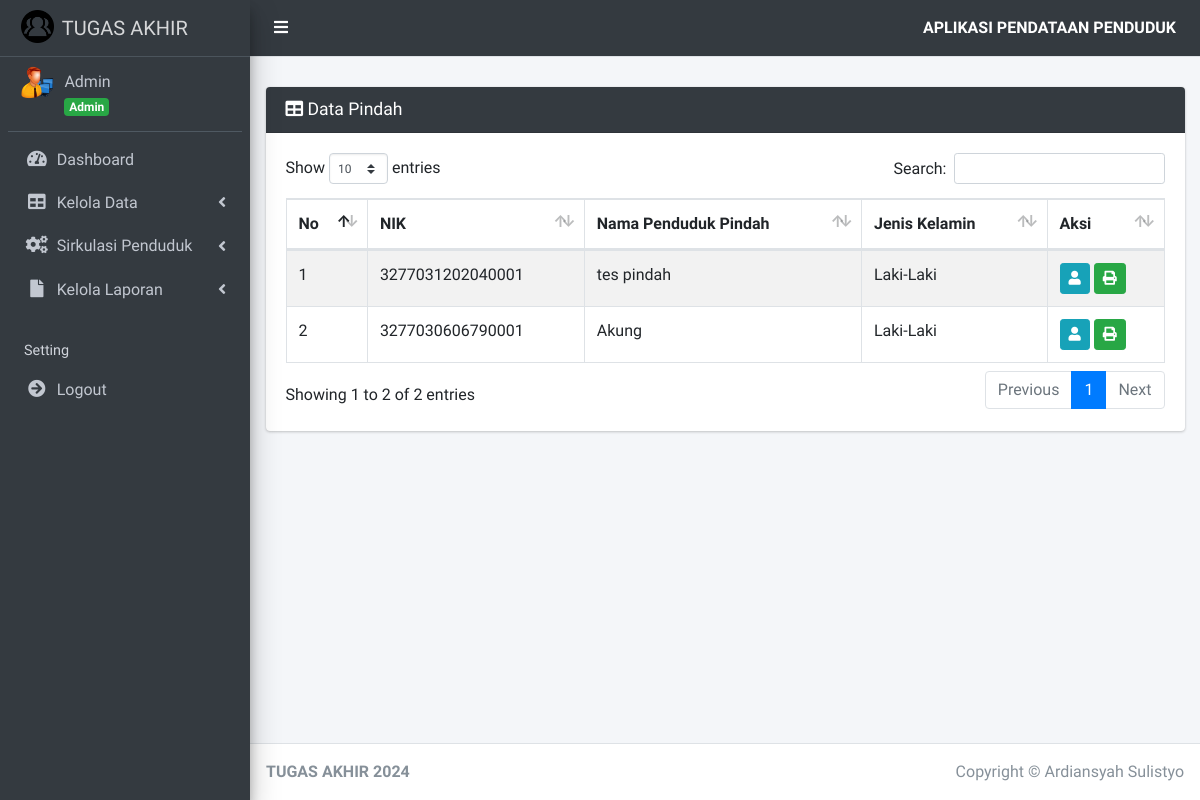
The app's page /index.php?page=pindah (signed in) with its own data.
### tables this page shows
CREATE TABLE `penduduk` (
  `id_penduduk` int(11) NOT NULL,
  `id_user` int(11) NOT NULL,
  `nik_penduduk` varchar(16) NOT NULL,
  `nama_penduduk` varchar(45) NOT NULL,
  `tempat_lahir_penduduk` varchar(30) NOT NULL,
  `tanggal_lahir_penduduk` date NOT NULL,
  `jenis_kelamin_penduduk` enum('Laki-Laki','Perempuan') NOT NULL,
  `alamat_penduduk` text NOT NULL,
  `desa_kelurahan_penduduk` varchar(30) NOT NULL,
  `kecamatan_penduduk` varchar(30) NOT NULL,
  `kabupaten_kota_penduduk` varchar(30) NOT NULL,
  `provinsi_penduduk` varchar(30) NOT NULL,
  `negara_penduduk` varchar(30) NOT NULL,
  `rt_penduduk` varchar(3) NOT NULL,
  `rw_penduduk` varchar(3) NOT NULL,
  `agama_penduduk` enum('Islam','Kristen','Katolik','Hindu','Buddha','Konghucu') NOT NULL,
  `pendidikan_terakhir_penduduk` varchar(20) NOT NULL,
  `pekerjaan_penduduk` varchar(20) NOT NULL,
  `status_perkawinan_penduduk` enum('Kawin','Tidak Kawin','Belum Kawin','Cerai') NOT NULL,
  `status` enum('Ada','Meninggal') NOT NULL,
  `status_keluarga` enum('Sudah Berkeluarga','Belum Berkeluarga','','') NOT NULL
);

### pages/pindah/index.php (the view, shortened to what this page needs)
<div class="card card-dark">
    <div class="card-header">
        <h3 class="card-title">
            <i class="fa fa-table"></i> Data Pindah
        </h3>
    </div>
    <div class="card-body">
        <div class="table-responsive">
            <table id="example1" class="table table-bordered table-striped">
                <thead>
                    <tr>
                        <th>No</th>
                        <th>NIK</th>
                        <th>Nama Penduduk Pindah</th>
                        <th>Jenis Kelamin</th>
                        <th>Aksi</th>
                    </tr>
                </thead>
                <tbody>
                    <?php
                    $no = 1;
                    $sql = $koneksi->query("SELECT * FROM `penduduk` JOIN `surat_pindah` ON `penduduk`.id_penduduk = `surat_pindah`.id_penduduk JOIN anggota_keluarga ON penduduk.id_penduduk=anggota_keluarga.id_penduduk");
                    foreach ($sql as $data_pindah) :
                    ?>
                        <tr>
                            <td><?= $no++ ?></td>
                            <td><?= $data_pindah['nik_penduduk'] ?></td>
                            <td><?= $data_pindah['nama_penduduk'] ?></td>
                            <td><?= $data_pindah['jenis_kelamin_penduduk'] ?></td>
                            <td>
                                <a href="?page=detail_pindah&id_penduduk=<?= $data_pindah['id_penduduk']; ?>" title="Detail" class="btn btn-info btn-sm">
                                    <i class="fa fa-user"></i>
                                </a>
                                <a href="surat/cetak_pindah.php?id_penduduk=<?= $data_pindah['id_penduduk']; ?>&id_kk=<?= $data_pindah['id_kk'] ?>" target="_blank" title="Cetak" class="btn btn-success btn-sm">
                                    <i class="fa fa-print"></i>
                            </td>
                        <?php endforeach; ?>
                </tbody>
            </table>
        </div>
    </div>
</div>

### records on screen
penduduk: nik_penduduk "3277031202040001", nama_penduduk "tes pindah", jenis_kelamin_penduduk "Laki-Laki"
penduduk: nik_penduduk "3277030606790001", nama_penduduk "Akung", jenis_kelamin_penduduk "Laki-Laki"

### other values on screen
$data_nama "Admin"
$data_level "Admin"
